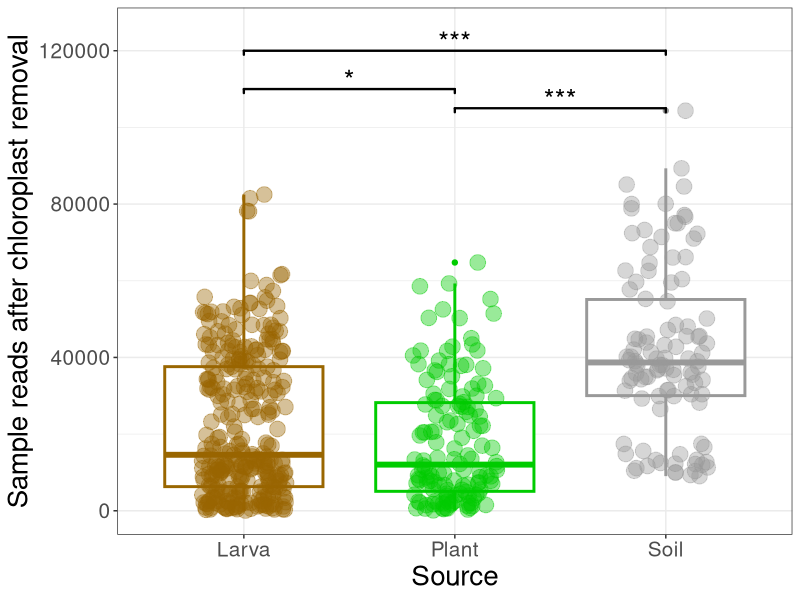
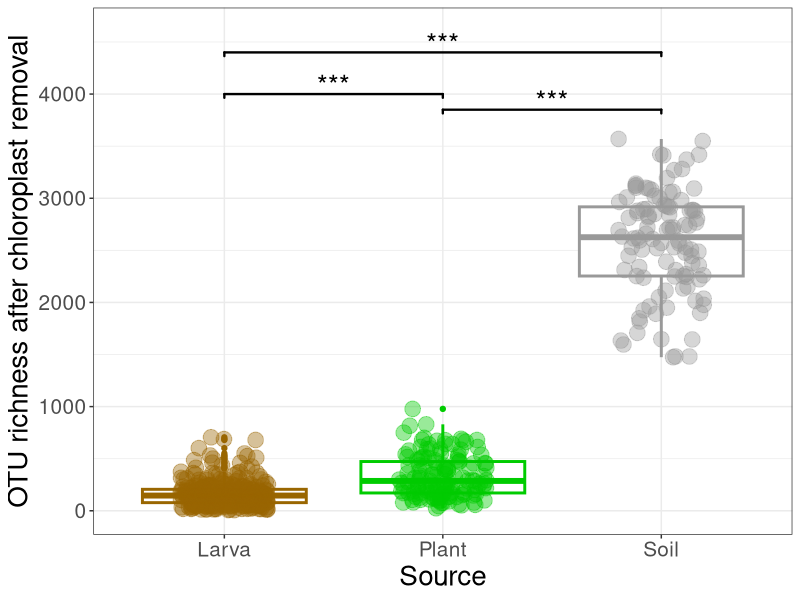
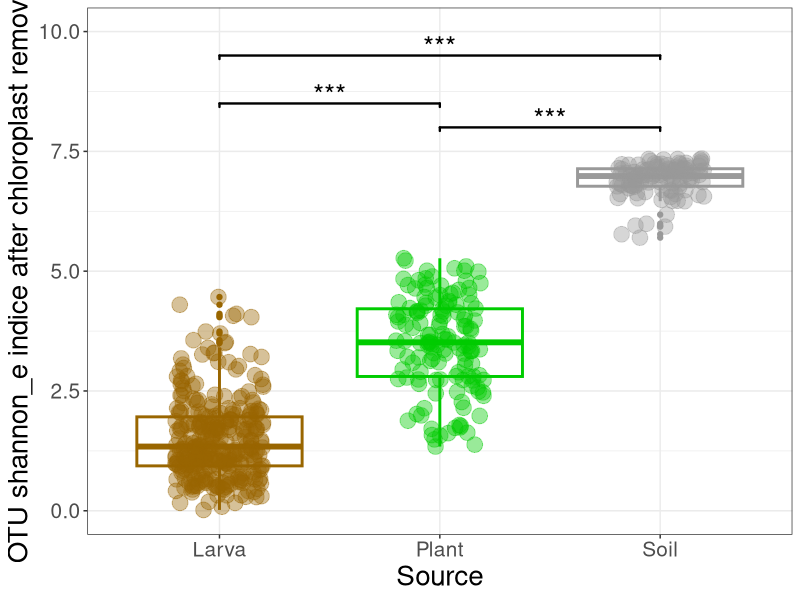

Generate these figures, in order, with R:
library(ggplot2)
library(scales)
library(ggsignif)

data <- read.csv('Figure S1B data.csv')
WORD_SIZE=15

x <- data[,'reads_ChloroplastExcluded']
y <- as.factor(data[,'Source'])
pairwise.wilcox.test(x, y, p.adjust.method="BH")
p1 <- ggplot(data,aes(Source,reads_ChloroplastExcluded))+
  geom_boxplot(aes(color=Source),size=1)+
  geom_jitter(aes(color=Source),stat = "identity",width = 0.2,alpha=0.4,size=5)+
  scale_color_manual(values = c('#996600','#00CC00','#999999'))+
  theme_bw()+
  labs(x="Source", y='Sample reads after chloroplast removal', fill='') +  # x，y和图例标签
  coord_cartesian(ylim = c(0,125000))+
  theme(axis.text.x = element_text(size=WORD_SIZE,angle = 0, hjust = 0.5),# 设置x轴字体大小，以下同理
        axis.text.y = element_text(size=WORD_SIZE), 
        axis.title.x = element_text(size=WORD_SIZE+5), 
        axis.title.y = element_text(size=WORD_SIZE+5),
        legend.title = element_text(size=WORD_SIZE),
        legend.text = element_text(size=WORD_SIZE),
        legend.position = 'none')+
  geom_signif(y_position = c(120000,110000,105000),
              xmin = c(1,1,2),
              xmax = c(3,2,3),
              annotations = c('***','*','***'),tip_length = 0.01,size = 0.8,textsize = 7,
              vjust = 0.3)
ggsave(filename = './p1.pdf',plot = p1,width = 8,height = 6,device = cairo_pdf)

x <- data[,'richness']
y <- as.factor(data[,'Source'])
pairwise.wilcox.test(x, y, p.adjust.method="BH")
p2 <- ggplot(data,aes(Source,richness))+
  geom_boxplot(aes(color=Source),size=1)+
  geom_jitter(aes(color=Source),stat = "identity",width = 0.2,alpha=0.4,size=5)+
  scale_color_manual(values = c('#996600','#00CC00','#999999'))+
  theme_bw()+
  labs(x="Source", y='OTU richness after chloroplast removal', fill='') +  # x，y和图例标签
  coord_cartesian(ylim = c(0,4600))+
  theme(axis.text.x = element_text(size=WORD_SIZE,angle = 0, hjust = 0.5),# 设置x轴字体大小，以下同理
        axis.text.y = element_text(size=WORD_SIZE), 
        axis.title.x = element_text(size=WORD_SIZE+5), 
        axis.title.y = element_text(size=WORD_SIZE+5),
        legend.title = element_text(size=WORD_SIZE),
        legend.text = element_text(size=WORD_SIZE),
        legend.position = 'none')+
  geom_signif(y_position = c(4400,4000,3850),
              xmin = c(1,1,2),
              xmax = c(3,2,3),
              annotations = c('***','***','***'),tip_length = 0.01,size = 0.8,textsize = 7,
              vjust = 0.3)
ggsave(filename = './p2.pdf',plot = p2,width = 8,height = 6,device = cairo_pdf)

x <- data[,'shannon_e']
y <- as.factor(data[,'Source'])
pairwise.wilcox.test(x, y, p.adjust.method="BH")
p3 <- ggplot(data,aes(Source,shannon_e))+
  geom_boxplot(aes(color=Source),size=1)+
  geom_jitter(aes(color=Source),stat = "identity",width = 0.2,alpha=0.4,size=5)+
  scale_color_manual(values = c('#996600','#00CC00','#999999'))+
  theme_bw()+
  labs(x="Source", y='OTU shannon_e indice after chloroplast removal', fill='') +  # x，y和图例标签
  coord_cartesian(ylim = c(0,10))+
  theme(axis.text.x = element_text(size=WORD_SIZE,angle = 0, hjust = 0.5),# 设置x轴字体大小，以下同理
        axis.text.y = element_text(size=WORD_SIZE), 
        axis.title.x = element_text(size=WORD_SIZE+5), 
        axis.title.y = element_text(size=WORD_SIZE+5),
        legend.title = element_text(size=WORD_SIZE),
        legend.text = element_text(size=WORD_SIZE),
        legend.position = 'none')+
  geom_signif(y_position = c(9.5,8.5,8),
              xmin = c(1,1,2),
              xmax = c(3,2,3),
              annotations = c('***','***','***'),tip_length = 0.01,size = 0.8,textsize = 7,
              vjust = 0.3)
ggsave(filename = './p3.pdf',plot = p3,width = 8,height = 6,device = cairo_pdf)
